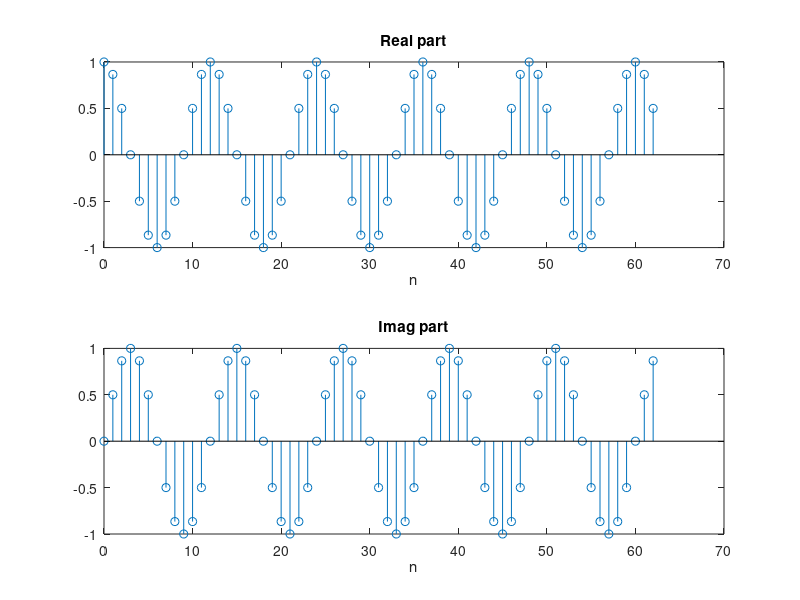

The MATLAB source for this figure:
clc

n = (0:20 * pi);
x1 = exp(1i * pi/6 .* n);
whos; % will print information about variables

% stem: will draw discrete-time plot

subplot(2, 1, 1);
stem(n, real(x1)) % real: get real part of complex number.
title('Real part');
xlabel('n');

subplot(2,1,2);
stem(n, imag(x1)); % real: get imaginary part of complex number.
title('Imag part');
xlabel('n');